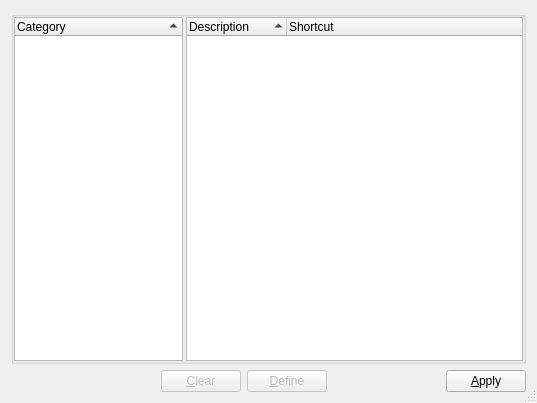
<ui version="4.0" >
 <class>ShortcutConfigBase</class>
 <widget class="QDialog" name="ShortcutConfigBase" >
  <property name="geometry" >
   <rect>
    <x>0</x>
    <y>0</y>
    <width>537</width>
    <height>403</height>
   </rect>
  </property>
  <property name="windowTitle" >
   <string>Configure Keyboard Shortcuts</string>
  </property>
  <property name="sizeGripEnabled" >
   <bool>true</bool>
  </property>
  <layout class="QVBoxLayout" >
   <property name="margin" >
    <number>11</number>
   </property>
   <property name="spacing" >
    <number>6</number>
   </property>
   <item>
    <widget class="QGroupBox" name="groupBox3" >
     <property name="title" >
      <string/>
     </property>
     <layout class="QHBoxLayout" >
      <property name="margin" >
       <number>0</number>
      </property>
      <property name="spacing" >
       <number>3</number>
      </property>
      <item>
       <widget class="QTreeWidget" name="cgListView" >
        <property name="sizePolicy" >
         <sizepolicy>
          <hsizetype>5</hsizetype>
          <vsizetype>7</vsizetype>
          <horstretch>1</horstretch>
          <verstretch>0</verstretch>
         </sizepolicy>
        </property>
        <property name="minimumSize" >
         <size>
          <width>105</width>
          <height>200</height>
         </size>
        </property>
        <property name="indentation" >
         <number>0</number>
        </property>
        <property name="rootIsDecorated" >
         <bool>false</bool>
        </property>
        <property name="sortingEnabled" >
         <bool>true</bool>
        </property>
        <property name="columnCount" >
         <number>1</number>
        </property>
        <column>
         <property name="text" >
          <string>Category</string>
         </property>
        </column>
       </widget>
      </item>
      <item>
       <widget class="QTreeWidget" name="scListView" >
        <property name="sizePolicy" >
         <sizepolicy>
          <hsizetype>7</hsizetype>
          <vsizetype>7</vsizetype>
          <horstretch>2</horstretch>
          <verstretch>0</verstretch>
         </sizepolicy>
        </property>
        <property name="minimumSize" >
         <size>
          <width>170</width>
          <height>230</height>
         </size>
        </property>
        <property name="alternatingRowColors" >
         <bool>true</bool>
        </property>
        <property name="indentation" >
         <number>0</number>
        </property>
        <property name="rootIsDecorated" >
         <bool>false</bool>
        </property>
        <property name="uniformRowHeights" >
         <bool>true</bool>
        </property>
        <property name="sortingEnabled" >
         <bool>true</bool>
        </property>
        <property name="allColumnsShowFocus" >
         <bool>true</bool>
        </property>
        <property name="columnCount" >
         <number>2</number>
        </property>
        <column>
         <property name="text" >
          <string>Description</string>
         </property>
        </column>
        <column>
         <property name="text" >
          <string>Shortcut</string>
         </property>
        </column>
       </widget>
      </item>
     </layout>
    </widget>
   </item>
   <item>
    <layout class="QHBoxLayout" >
     <property name="margin" >
      <number>0</number>
     </property>
     <property name="spacing" >
      <number>6</number>
     </property>
     <item>
      <spacer>
       <property name="orientation" >
        <enum>Qt::Horizontal</enum>
       </property>
       <property name="sizeType" >
        <enum>QSizePolicy::Expanding</enum>
       </property>
       <property name="sizeHint" >
        <size>
         <width>150</width>
         <height>21</height>
        </size>
       </property>
      </spacer>
     </item>
     <item>
      <widget class="QPushButton" name="clearButton" >
       <property name="enabled" >
        <bool>false</bool>
       </property>
       <property name="text" >
        <string>&amp;Clear</string>
       </property>
       <property name="shortcut" >
        <string>Alt+C</string>
       </property>
      </widget>
     </item>
     <item>
      <widget class="QPushButton" name="defineButton" >
       <property name="enabled" >
        <bool>false</bool>
       </property>
       <property name="text" >
        <string>&amp;Define</string>
       </property>
       <property name="shortcut" >
        <string>Alt+D</string>
       </property>
      </widget>
     </item>
     <item>
      <spacer>
       <property name="orientation" >
        <enum>Qt::Horizontal</enum>
       </property>
       <property name="sizeType" >
        <enum>QSizePolicy::Expanding</enum>
       </property>
       <property name="sizeHint" >
        <size>
         <width>30</width>
         <height>21</height>
        </size>
       </property>
      </spacer>
     </item>
     <item>
      <widget class="QPushButton" name="applyButton" >
       <property name="text" >
        <string>&amp;Apply</string>
       </property>
       <property name="shortcut" >
        <string>Alt+A</string>
       </property>
      </widget>
     </item>
    </layout>
   </item>
  </layout>
 </widget>
 <layoutdefault spacing="6" margin="11" />
 <pixmapfunction>qPixmapFromMimeSource</pixmapfunction>
 <resources/>
 <connections/>
</ui>
